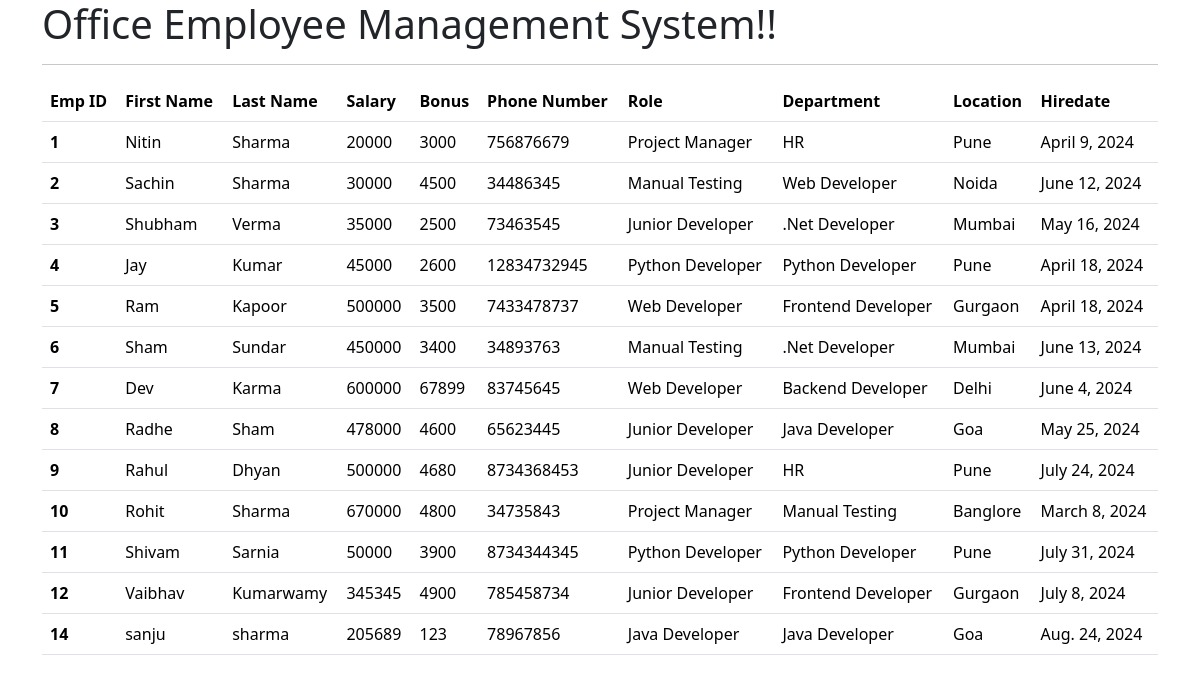
The app's page /all_emp with its own data.
### emp_app/models.py (models this page shows, shortened)
class Employee(models.Model):
    first_name = models.CharField(max_length=100, null=False)
    last_name = models.CharField(max_length=100)
    dept = models.ForeignKey(Department, on_delete=models.CASCADE)
    salary = models.IntegerField(default=0)
    bonus = models.IntegerField(default=0)
    role = models.ForeignKey(Role, on_delete=models.CASCADE)
    phone = models.IntegerField(default=0)
    hire_date = models.DateField()
    def __str__(self):
        return f"{self.first_name} {self.last_name} {self.phone}"

class Role(models.Model):
    name = models.CharField(max_length=100, null=False)

class Department(models.Model):
    name = models.CharField(max_length=100, null=False)
    location = models.CharField(max_length=100)

### emp_app/views.py (the view)
# urls.py: path('all_emp', views.all_emp, name = 'all_emp'),
def all_emp(request):
    emps = Employee.objects.all()
    context = {
        'emps' : emps
    }
    print(context)
    return render(request, 'all_emp.html', context)

### emp_app/templates/all_emp.html (shortened to what this page needs)
<!doctype html>
<html lang="en">
  <head>
    <link href="https://cdn.jsdelivr.net/npm/bootstrap@5.3.3/dist/css/bootstrap.min.css" rel="stylesheet">
  </head>
  <body>
    <div class="container">
        <h1>Office Employee Management System!!</h1>
        <hr>
        <table class="table">
            <thead>
              <tr>
                <th scope="col">Emp ID</th>
                <th scope="col">First Name</th>
                <th scope="col">Last Name</th>
                <th scope="col">Salary</th>
                <th scope="col">Bonus</th>
                <th scope="col">Phone Number</th>
                <th scope="col">Role</th>
                <th scope="col">Department</th>
                <th scope="col">Location</th>
                <th scope="col">Hiredate</th>
              </tr>
            </thead>
                {% for emp in emps %}
            <tbody>
              <tr>
                <th scope="row">{{ emp.id }}</th>
                <td>{{emp.first_name}}</td>
                <td>{{emp.last_name}}</td>
                <td>{{emp.salary}}</td>
                <td>{{emp.bonus}}</td>
                <td>{{emp.phone}}</td>
                <td>{{emp.role.name}}</td>
                <td>{{emp.dept.name}}</td>
                <td>{{emp.dept.location}}</td>
                <td>{{emp.hire_date}}</td>
              </tr>
            </tbody>
            {% endfor %}
          </table>
      </div>
  </body>
</html>

### records on screen
Employee: id "1", first_name "Nitin", last_name "Sharma", salary "20000", bonus "3000", phone "756876679", role.name "Project Manager", dept.name "HR", dept.location "Pune", hire_date "April 9, 2024"
Employee: id "2", first_name "Sachin", last_name "Sharma", salary "30000", bonus "4500", phone "34486345", role.name "Manual Testing", dept.name "Web Developer", dept.location "Noida", hire_date "June 12, 2024"
Employee: id "3", first_name "Shubham", last_name "Verma", salary "35000", bonus "2500", phone "73463545", role.name "Junior Developer", dept.name ".Net Developer", dept.location "Mumbai", hire_date "May 16, 2024"
Employee: id "4", first_name "Jay", last_name "Kumar", salary "45000", bonus "2600", phone "12834732945", role.name "Python Developer", dept.name "Python Developer", dept.location "Pune", hire_date "April 18, 2024"
Employee: id "5", first_name "Ram", last_name "Kapoor", salary "500000", bonus "3500", phone "7433478737", role.name "Web Developer", dept.name "Frontend Developer", dept.location "Gurgaon", hire_date "April 18, 2024"
Employee: id "6", first_name "Sham", last_name "Sundar", salary "450000", bonus "3400", phone "34893763", role.name "Manual Testing", dept.name ".Net Developer", dept.location "Mumbai", hire_date "June 13, 2024"
Employee: id "7", first_name "Dev", last_name "Karma", salary "600000", bonus "67899", phone "83745645", role.name "Web Developer", dept.name "Backend Developer", dept.location "Delhi", hire_date "June 4, 2024"
Employee: id "8", first_name "Radhe", last_name "Sham", salary "478000", bonus "4600", phone "65623445", role.name "Junior Developer", dept.name "Java Developer", dept.location "Goa", hire_date "May 25, 2024"
Employee: id "9", first_name "Rahul", last_name "Dhyan", salary "500000", bonus "4680", phone "8734368453", role.name "Junior Developer", dept.name "HR", dept.location "Pune", hire_date "July 24, 2024"
Employee: id "10", first_name "Rohit", last_name "Sharma", salary "670000", bonus "4800", phone "34735843", role.name "Project Manager", dept.name "Manual Testing", dept.location "Banglore", hire_date "March 8, 2024"
Employee: id "11", first_name "Shivam", last_name "Sarnia", salary "50000", bonus "3900", phone "8734344345", role.name "Python Developer", dept.name "Python Developer", dept.location "Pune", hire_date "July 31, 2024"
Employee: id "12", first_name "Vaibhav", last_name "Kumarwamy", salary "345345", bonus "4900", phone "785458734", role.name "Junior Developer", dept.name "Frontend Developer", dept.location "Gurgaon", hire_date "July 8, 2024"
Employee: id "14", first_name "sanju", last_name "sharma", salary "205689", bonus "123", phone "78967856", role.name "Java Developer", dept.name "Java Developer", dept.location "Goa", hire_date "Aug. 24, 2024"
